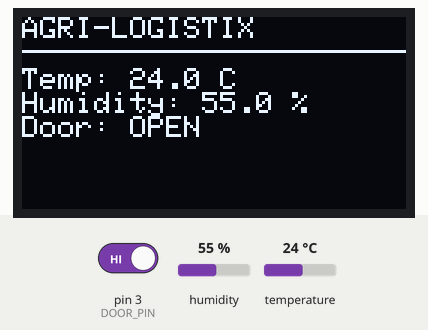
Bench run of a sketch on a simulated Arduino Uno, built with avr-gcc and run on an emulated ATmega328P. Shown: 128×64 one-colour display. The inputs (shaded band) are chosen by the test bench; at power-on: humidity 55 %, pin 3 (DOOR_PIN) HIGH, temperature 24 °C.

Above: at 1.2 s.
1.3 s: humidity set to 22 %
At 3.1 s:
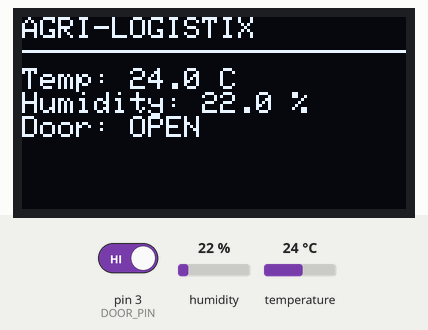
4.0 s: pin 3 (DOOR_PIN) driven LOW
At 4.8 s:
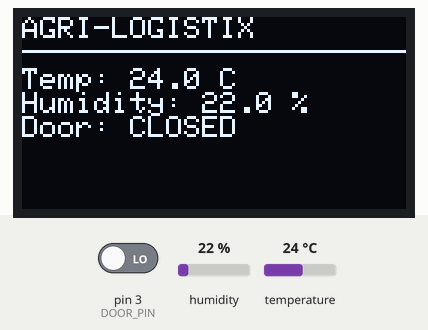
6.7 s: temperature set to 12 °C
At 9.4 s:
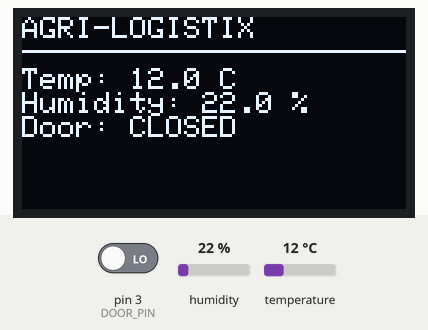
9.7 s: pin 3 (DOOR_PIN) driven HIGH
At 11.2 s:
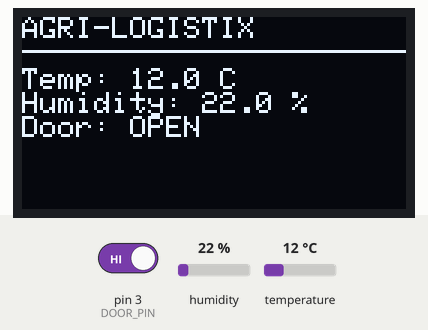
12.4 s: humidity set to 40 %
At 14.6 s:
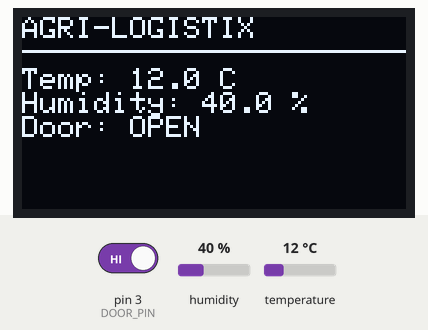
15.8 s: temperature set to 19 °C
Timing chart, 0 to 18.8 s (numbered marks = the images above; inputs shaded):
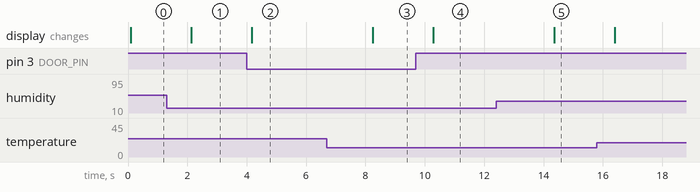

The sketch:

screen_display.ino
```cpp
/*
 * Agri-Logistix OLED integration test.
 * DHT22 data D2, door reed switch D3 (closed contact pulls to GND),
 * SSD1306 I2C OLED at 0x3C (SDA=A4, SCL=A5).
 * Libraries: DHT sensor library, Adafruit Unified Sensor,
 * Adafruit GFX Library, Adafruit SSD1306.
 */
#include <DHT.h>
#include <Wire.h>
#include <Adafruit_GFX.h>
#include <Adafruit_SSD1306.h>

#define DHT_PIN 2
#define DHT_TYPE DHT22
#define DOOR_PIN 3
#define SCREEN_WIDTH 128
#define SCREEN_HEIGHT 64
DHT dht(DHT_PIN, DHT_TYPE);
Adafruit_SSD1306 display(SCREEN_WIDTH, SCREEN_HEIGHT, &Wire, -1);

void setup() {
  pinMode(DOOR_PIN, INPUT_PULLUP);
  Serial.begin(9600);
  dht.begin();
  if (!display.begin(SSD1306_SWITCHCAPVCC, 0x3C)) {
    Serial.println(F("OLED not detected; check I2C wiring/address"));
    while (true) delay(1000);
  }
  display.clearDisplay();
  display.setTextColor(SSD1306_WHITE);
  display.display();
}

void loop() {
  const float humidity = dht.readHumidity();
  const float temperature = dht.readTemperature();
  const bool doorOpen = digitalRead(DOOR_PIN) == HIGH;
  display.clearDisplay();
  display.setTextSize(1);
  display.setCursor(0, 0);
  display.println(F("AGRI-LOGISTIX"));
  display.drawLine(0, 11, 127, 11, SSD1306_WHITE);
  display.setCursor(0, 17);
  if (isnan(humidity) || isnan(temperature)) {
    display.println(F("DHT22 read error"));
  } else {
    display.print(F("Temp: ")); display.print(temperature, 1); display.println(F(" C"));
    display.print(F("Humidity: ")); display.print(humidity, 1); display.println(F(" %"));
  }
  display.print(F("Door: ")); display.println(doorOpen ? F("OPEN") : F("CLOSED"));
  display.display();
  delay(2000);
}
```

Measured:
- after the input at 1.3 s, the display: changes after 0.83 s (image 1)
- after the input at 4.0 s, the display: changes after 0.17 s (image 2)
- after the input at 6.7 s, the display: changes after 1.5 s (image 3)
- after the input at 9.7 s, the display: changes after 0.59 s (image 4)
- after the input at 12.4 s, the display: changes after 2.0 s (image 5)
